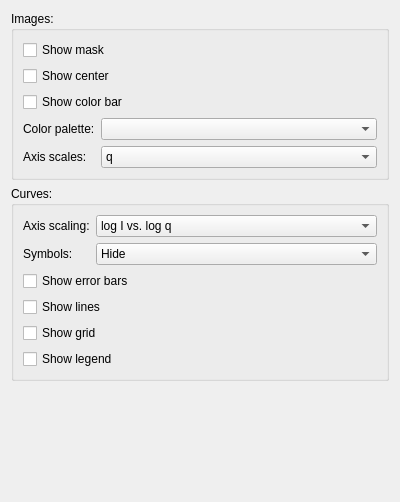
<?xml version="1.0" encoding="UTF-8"?>
<ui version="4.0">
 <class>Form</class>
 <widget class="QWidget" name="Form">
  <property name="geometry">
   <rect>
    <x>0</x>
    <y>0</y>
    <width>400</width>
    <height>502</height>
   </rect>
  </property>
  <property name="windowTitle">
   <string>Form</string>
  </property>
  <layout class="QVBoxLayout" name="verticalLayout">
   <item>
    <widget class="QGroupBox" name="groupBox">
     <property name="title">
      <string>Images:</string>
     </property>
     <layout class="QFormLayout" name="formLayout">
      <item row="3" column="0">
       <widget class="QLabel" name="label">
        <property name="text">
         <string>Color palette:</string>
        </property>
        <property name="buddy">
         <cstring>paletteComboBox</cstring>
        </property>
       </widget>
      </item>
      <item row="3" column="1">
       <widget class="QComboBox" name="paletteComboBox"/>
      </item>
      <item row="4" column="0">
       <widget class="QLabel" name="label_2">
        <property name="text">
         <string>Axis scales:</string>
        </property>
        <property name="buddy">
         <cstring>onedimAxisScalesComboBox</cstring>
        </property>
       </widget>
      </item>
      <item row="2" column="0" colspan="2">
       <widget class="QCheckBox" name="showColorBarCheckBox">
        <property name="text">
         <string>Show color bar</string>
        </property>
       </widget>
      </item>
      <item row="1" column="0" colspan="2">
       <widget class="QCheckBox" name="showCenterCheckBox">
        <property name="text">
         <string>Show center</string>
        </property>
       </widget>
      </item>
      <item row="0" column="0" colspan="2">
       <widget class="QCheckBox" name="showMaskCheckBox">
        <property name="text">
         <string>Show mask</string>
        </property>
       </widget>
      </item>
      <item row="4" column="1">
       <widget class="QComboBox" name="twodimAxisScalingComboBox">
        <item>
         <property name="text">
          <string>q</string>
         </property>
        </item>
        <item>
         <property name="text">
          <string>pixel</string>
         </property>
        </item>
        <item>
         <property name="text">
          <string>radius</string>
         </property>
        </item>
       </widget>
      </item>
     </layout>
    </widget>
   </item>
   <item>
    <widget class="QGroupBox" name="groupBox_2">
     <property name="title">
      <string>Curves:</string>
     </property>
     <layout class="QFormLayout" name="formLayout_2">
      <item row="0" column="0">
       <widget class="QLabel" name="label_3">
        <property name="text">
         <string>Axis scaling:</string>
        </property>
        <property name="buddy">
         <cstring>twodimAxisScalingComboBox</cstring>
        </property>
       </widget>
      </item>
      <item row="3" column="0" colspan="2">
       <widget class="QCheckBox" name="showErrorBarsCheckBox">
        <property name="text">
         <string>Show error bars</string>
        </property>
       </widget>
      </item>
      <item row="4" column="0" colspan="2">
       <widget class="QCheckBox" name="showLinesCheckBox">
        <property name="text">
         <string>Show lines</string>
        </property>
       </widget>
      </item>
      <item row="1" column="0">
       <widget class="QLabel" name="label_4">
        <property name="text">
         <string>Symbols:</string>
        </property>
        <property name="buddy">
         <cstring>onedimSymbolsComboBox</cstring>
        </property>
       </widget>
      </item>
      <item row="1" column="1">
       <widget class="QComboBox" name="onedimSymbolsComboBox">
        <item>
         <property name="text">
          <string>Hide</string>
         </property>
        </item>
        <item>
         <property name="text">
          <string>Filled</string>
         </property>
        </item>
        <item>
         <property name="text">
          <string>Empty</string>
         </property>
        </item>
       </widget>
      </item>
      <item row="5" column="0" colspan="2">
       <widget class="QCheckBox" name="showGridCheckBox">
        <property name="text">
         <string>Show grid</string>
        </property>
       </widget>
      </item>
      <item row="6" column="0" colspan="2">
       <widget class="QCheckBox" name="showLegendCheckBox">
        <property name="text">
         <string>Show legend</string>
        </property>
       </widget>
      </item>
      <item row="0" column="1">
       <widget class="QComboBox" name="onedimAxisScalesComboBox">
        <item>
         <property name="text">
          <string>log I vs. log q</string>
         </property>
        </item>
        <item>
         <property name="text">
          <string>I vs. log q</string>
         </property>
        </item>
        <item>
         <property name="text">
          <string>log I vs. q</string>
         </property>
        </item>
        <item>
         <property name="text">
          <string>I vs. q</string>
         </property>
        </item>
        <item>
         <property name="text">
          <string>log I vs. q^2</string>
         </property>
        </item>
        <item>
         <property name="text">
          <string>I*q^2 vs. q</string>
         </property>
        </item>
        <item>
         <property name="text">
          <string>I*q^4 vs. q</string>
         </property>
        </item>
       </widget>
      </item>
     </layout>
    </widget>
   </item>
   <item>
    <spacer name="verticalSpacer">
     <property name="orientation">
      <enum>Qt::Vertical</enum>
     </property>
     <property name="sizeHint" stdset="0">
      <size>
       <width>20</width>
       <height>0</height>
      </size>
     </property>
    </spacer>
   </item>
  </layout>
 </widget>
 <tabstops>
  <tabstop>showMaskCheckBox</tabstop>
  <tabstop>showCenterCheckBox</tabstop>
  <tabstop>showColorBarCheckBox</tabstop>
  <tabstop>paletteComboBox</tabstop>
  <tabstop>twodimAxisScalingComboBox</tabstop>
  <tabstop>onedimAxisScalesComboBox</tabstop>
  <tabstop>onedimSymbolsComboBox</tabstop>
  <tabstop>showErrorBarsCheckBox</tabstop>
  <tabstop>showLinesCheckBox</tabstop>
  <tabstop>showGridCheckBox</tabstop>
  <tabstop>showLegendCheckBox</tabstop>
 </tabstops>
 <resources/>
 <connections/>
</ui>
